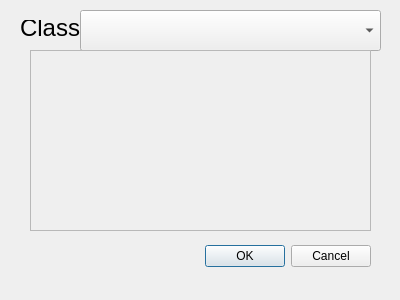
<?xml version="1.0" encoding="UTF-8"?>
<ui version="4.0">
 <class>Form</class>
 <widget class="QDialog" name="Form">
  <property name="geometry">
   <rect>
    <x>0</x>
    <y>0</y>
    <width>400</width>
    <height>300</height>
   </rect>
  </property>
  <property name="windowTitle">
   <string>Dialog</string>
  </property>
  <widget class="QDialogButtonBox" name="buttonBox">
   <property name="geometry">
    <rect>
     <x>30</x>
     <y>240</y>
     <width>341</width>
     <height>32</height>
    </rect>
   </property>
   <property name="orientation">
    <enum>Qt::Horizontal</enum>
   </property>
   <property name="standardButtons">
    <set>QDialogButtonBox::Cancel|QDialogButtonBox::Ok</set>
   </property>
  </widget>
  <widget class="QComboBox" name="type_box">
   <property name="geometry">
    <rect>
     <x>80</x>
     <y>10</y>
     <width>301</width>
     <height>41</height>
    </rect>
   </property>
   <property name="font">
    <font>
     <pointsize>15</pointsize>
    </font>
   </property>
  </widget>
  <widget class="QLabel" name="label">
   <property name="geometry">
    <rect>
     <x>20</x>
     <y>20</y>
     <width>60</width>
     <height>16</height>
    </rect>
   </property>
   <property name="font">
    <font>
     <pointsize>18</pointsize>
    </font>
   </property>
   <property name="text">
    <string>Class:</string>
   </property>
  </widget>
  <widget class="QScrollArea" name="scroll_area">
   <property name="geometry">
    <rect>
     <x>30</x>
     <y>50</y>
     <width>341</width>
     <height>181</height>
    </rect>
   </property>
   <property name="widgetResizable">
    <bool>true</bool>
   </property>
   <widget class="QWidget" name="scrollAreaWidgetContents">
    <property name="geometry">
     <rect>
      <x>0</x>
      <y>0</y>
      <width>339</width>
      <height>179</height>
     </rect>
    </property>
   </widget>
  </widget>
 </widget>
 <resources/>
 <connections>
  <connection>
   <sender>buttonBox</sender>
   <signal>accepted()</signal>
   <receiver>Form</receiver>
   <slot>accept()</slot>
   <hints>
    <hint type="sourcelabel">
     <x>248</x>
     <y>254</y>
    </hint>
    <hint type="destinationlabel">
     <x>157</x>
     <y>274</y>
    </hint>
   </hints>
  </connection>
  <connection>
   <sender>buttonBox</sender>
   <signal>rejected()</signal>
   <receiver>Form</receiver>
   <slot>reject()</slot>
   <hints>
    <hint type="sourcelabel">
     <x>316</x>
     <y>260</y>
    </hint>
    <hint type="destinationlabel">
     <x>286</x>
     <y>274</y>
    </hint>
   </hints>
  </connection>
 </connections>
</ui>
